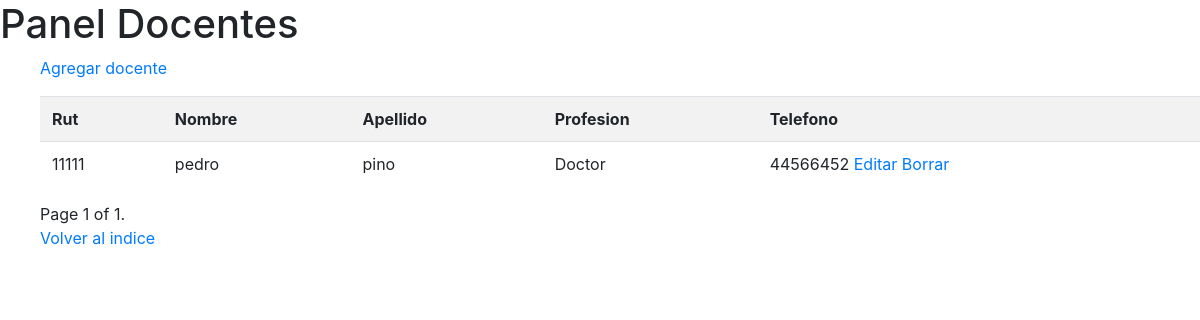
Page /artemis/panel_docentes.html on the earlier database version.
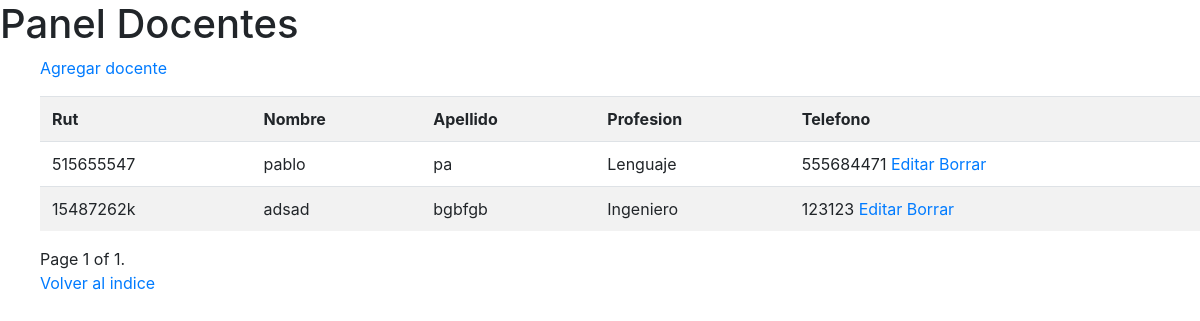
Same page on the later database version.
### artemis/models.py (models this page shows, shortened)
class Docentes(models.Model):
    rut_docente = models.CharField(primary_key=True,max_length=20)
    nombre_docente = models.CharField(max_length=20)
    apellido_docente = models.CharField(max_length=20)
    profesion_docente = models.ForeignKey(Profesiones,on_delete=models.CASCADE)
    num_tel_docente = models.IntegerField()

class Profesiones(models.Model):
    id = models.AutoField(primary_key=True)
    nombre_profesion = models.CharField(max_length=20)
    area_profesion= models.ForeignKey(Areas, on_delete=models.CASCADE)
    def __str__(self):
        return self.nombre_profesion

### artemis/views.py (the view)
# urls.py: path('panel_docentes.html',panel_docentes.as_view(),name = 'panel_docentes'),
class panel_docentes(ListView):
    context_object_name = 'panel_docentes'
    template_name = 'panel_docentes.html'
    paginate_by = 10
    queryset = Docentes.objects.all()
    def get_context_data(self, **kwargs):
        context = super(panel_docentes, self).get_context_data(**kwargs)
        context['Docentes'] = Docentes.objects.all()
        return context

### artemis/templates/panel_docentes.html (shortened to what this page needs)
<head>
   <link rel="stylesheet" href="https://stackpath.bootstrapcdn.com/bootstrap/4.1.3/css/bootstrap.min.css">
   {% load crispy_forms_tags %}
</head>
<h1>Panel Docentes</h1>
<ul>
<p>
    <a href="{% url "artemis:new_docente" %}">Agregar docente</a>
</p>
<div class="table-responsive">
    <table class="table table-striped">
        <th>Rut</th>
        <th>Nombre </th>
        <th>Apellido </th>
        <th>Profesion </th>
        <th>Telefono </th>
{% for Docentes in object_list %}
  <tr>
    <td>{{ Docentes.rut_docente }} </td>
    <td>{{ Docentes.nombre_docente }} </td>
    <td>{{ Docentes.apellido_docente }} </td>
    <td>{{ Docentes.profesion_docente }} </td>
    <td>{{ Docentes.num_tel_docente }} <a href="{% url "artemis:edit_docente" Docentes.pk %}">Editar</a> <a href="{% url "artemis:delete_docente" Docentes.pk %}">Borrar</a></td> </td>
  </tr>
{% endfor %}
    </table>
    <div class="pagination">
        <span class="step-links">
            <span class="current">
                Page {{ page_obj.number }} of {{ page_obj.paginator.num_pages }}.
            </span>
        </span>
    </div>
    <p>
        <a href="{% url "artemis:index" %}">Volver al indice</a>
    </p>
</ul>

Differences in the rows shown:
removed Docentes: rut_docente "11111", nombre_docente "pedro", apellido_docente "pino", profesion_docente "Doctor", num_tel_docente "44566452"
added Docentes: rut_docente "515655547", nombre_docente "pablo", apellido_docente "pa", profesion_docente "Lenguaje", num_tel_docente "555684471"
added Docentes: rut_docente "15487262k", nombre_docente "adsad", apellido_docente "bgbfgb", profesion_docente "Ingeniero", num_tel_docente "123123"
